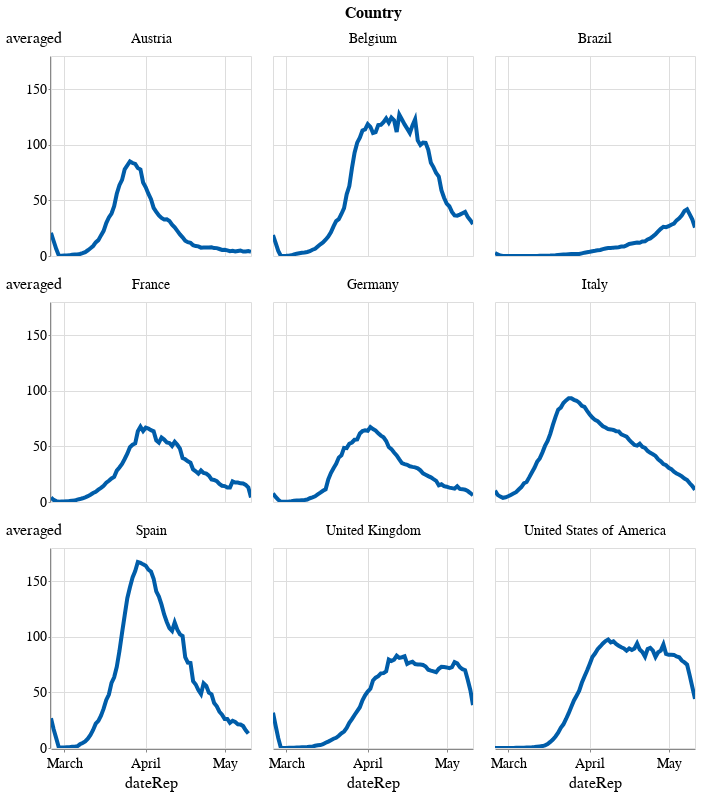

Notebook source saved alongside this figure:
### Code cell


### Figure 1 — Vega-Lite specification as saved in the notebook (floating-point values rounded to 4 significant figures; data arrays with more than 128 entries replaced by an {"elided": "..."} marker saying what was removed)
{"config": {"view": {"width": 600, "height": 400}, "background": "#ffffff", "title": {"anchor": "start", "font": "Source Sans Pro, Arial, sans", "fontColor": "#000000", "fontSize": 24, "fontWeight": "bold"}, "arc": {"fill": "#005DA9"}, "area": {"fill": "#005DA9"}, "line": {"stroke": "#005DA9", "strokeWidth": 4}, "path": {"stroke": "#005DA9"}, "rect": {"fill": "#005DA9"}, "shape": {"stroke": "#005DA9"}, "bar": {"fill": "#005DA9"}, "point": {"stroke": "#005DA9"}, "symbol": {"fill": "#005DA9", "size": 60}, "axis": {"titleFont": "Source Sans Pro, sans", "titleFontSize": 16, "titleFontWeight": "normal", "labelFont": "Source Sans Pro, sans", "labelFontSize": 14, "labelFontWeight": "normal"}, "axisX": {"labelAngle": 0, "labelPadding": 4, "tickSize": 3}, "axisY": {"labelBaseline": "middle", "maxExtent": 45, "minExtent": 45, "tickSize": 2, "titleAlign": "left", "titleAngle": 0, "titleX": -45, "titleY": -11}, "headerFacet": {"titleFontSize": 16, "labelFontSize": 14}, "headerRow": {"titleFontSize": 16, "labelFontSize": 14}, "headerColumn": {"titleFontSize": 16, "labelFontSize": 14}, "legend": {"titleFont": "Source Sans Pro, sans", "titleFontSize": 16, "titleFontWeight": "normal", "symbolType": "circle", "labelFont": "Source Sans Pro, sans", "labelFontSize": 15}, "range": {"category": ["#AB377A", "#AEC067", "#9BC3B7", "#928285", "#F07F3C", "#FFE054", "#E30034", "#005DA9", "#644F54", "#5EA290", "#769F3B", "#812161", "#E36319", "#F5C631"]}}, "data": {"name": "data-2dfbc374ae727d0520eda951d7cb0185"}, "mark": "line", "encoding": {"facet": {"type": "nominal", "columns": 3, "field": "Country"}, "tooltip": [{"type": "temporal", "field": "dateRep"}, {"type": "nominal", "field": "Country"}, {"type": "quantitative", "field": "popData2018"}, {"type": "quantitative", "field": "TotalCasesPer1MPop"}, {"type": "quantitative", "field": "TotalDeathsPer1MPop"}, {"type": "quantitative", "field": "CasesPer1MPop"}, {"type": "quantitative", "field": "DeathsPer1MPop"}, {"type": "quantitative", "field": "TotalCases"}, {"type": "quantitative", "field": "TotalDeaths"}, {"type": "quantitative", "field": "Lethality"}, {"type": "quantitative", "field": "cases"}, {"type": "quantitative", "field": "deaths"}], "x": {"type": "temporal", "field": "dateRep"}, "y": {"type": "quantitative", "field": "averaged"}}, "height": 200, "selection": {"selector003": {"type": "interval", "bind": "scales", "encodings": ["x", "y"]}}, "transform": [{"window": [{"op": "mean", "field": "CasesPer1MPop", "as": "averaged"}], "frame": [-3, 3]}], "width": 200, "$schema": "https://vega.github.io/schema/vega-lite/v4.8.1.json", "datasets": {"data-2dfbc374ae727d0520eda951d7cb0185": {"elided": "692 records"}}}
